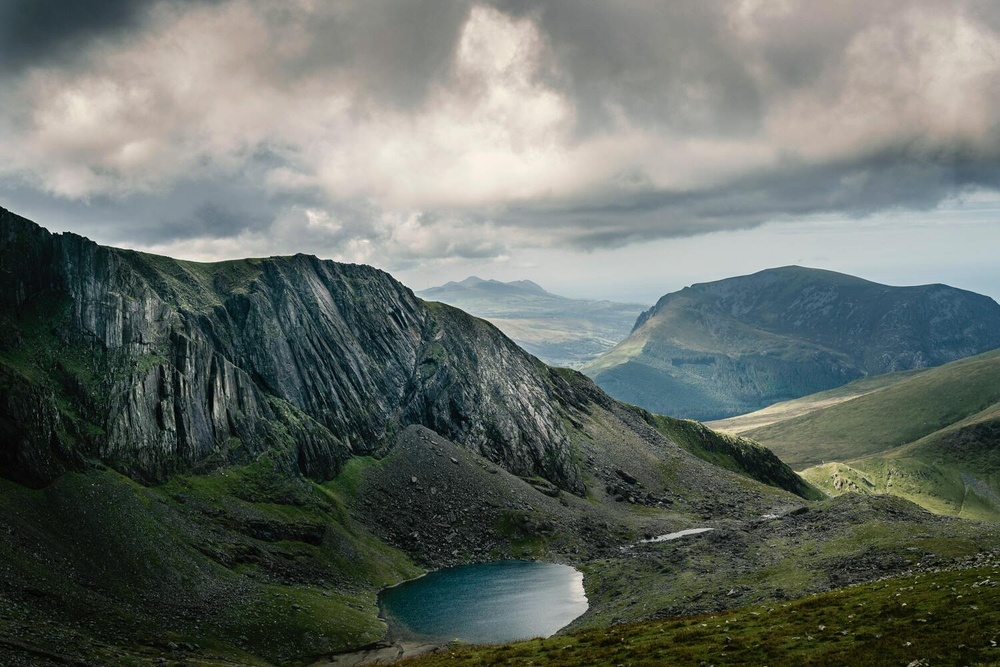
#> input picture data/000_in/imagenes/mountains.jpg, 1000 x 667 px, shrunk from 1500 x 1000 before the run
$ python 020_ecualizacion.py
#> lines starting #> are read from the running program, lines starting #| are printed output that depends on the picture
#!/usr/bin/env python
# coding=UTF8
# -*- coding: utf-8 -*-

import os

import matplotlib.pyplot as plt
import numpy as np
from skimage import exposure, io

"""

  Ecualización adaptativa con scikit-image. La ecualización es un proceso
  mediante el cual se ajusta la distribución de los valores de intensidad de la
  imagen para mejorar su contraste y su visualización.

  ¡OJO! El resultado de la ecualización modifica los valores originales
  radiométricos de la imagen, por lo que quedan invalidados para cualquier otro
  proceso analítico posterior. La ecualización es un proceso de visualización
  destinado a hacer más agradable la imagen para su exploración visual, pero sus
  resultados desvirtuan la información científica real.

  La ecualización adaptativa es una variante de la ecualización que se aplica a
  regiones pequeñas de la imagen, en lugar de a toda la imagen. Esto permite que
  la imagen quede realzada por zonas, haciendo más luminosas las partes oscuras
  a la par que las partes contrastadas quedan inalteradas.

"""
# Tamaño de las imágenes.
figsize = (20, 10)

# Esta variable apunta a la versión de las imágenes que vamos a utilizar, para
# más comodidad.
data_dir = ["..", "data", "000_in"]

# Esta lo hace al directorio de salida de resultados base y a uno específico
# para este script y crea éste último si no existe.
out_base_dir = ["..", "data", "900_out"]
out_dir = [*out_base_dir, "020"]

if not os.path.exists(os.path.join(*out_dir)):
    os.makedirs(os.path.join(*out_dir))

# Nombre de la imagen a contrastar.
file_name = "mountains.jpg"

# Carga de imagen con Scikit-Image (skimage), que convertirá en un array Numpy
# para poder operar con sus datos.
in_file = io.imread(os.path.join(*data_dir, "imagenes", file_name))
#> in_file is the input picture: shape (667, 1000, 3); mean R, G, B 101.7, 108.9, 102.8

# Mostramos la imagen original y sus tres canales cromáticos.
plt.figure(1, figsize=figsize)
plt.subplot(2, 1, 1)
plt.imshow(in_file)

plt.subplot(2, 1, 2)
rgb = np.hstack([in_file[:, :, 0], in_file[:, :, 1], in_file[:, :, 2]])
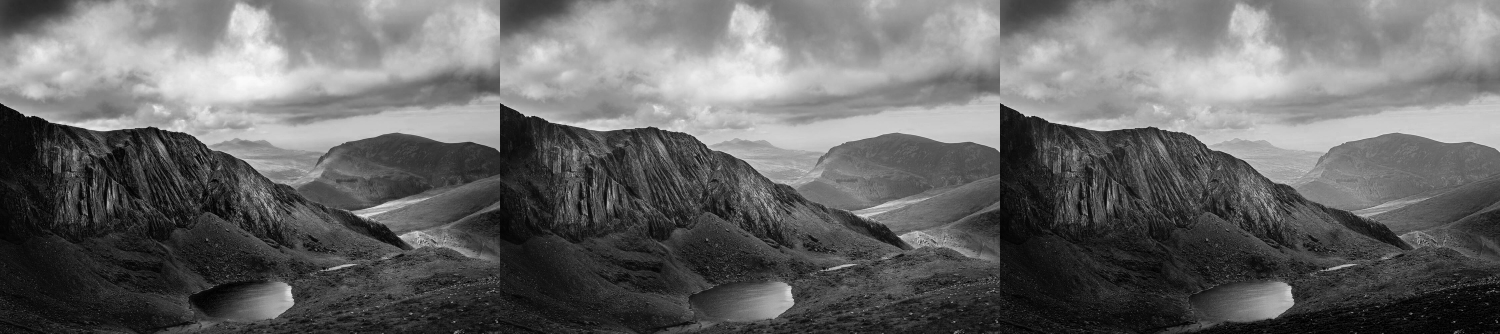
#> rgb: shape (667, 3000) (shown at 1/2 size); min 0, max 251, mean 104.5
plt.imshow(rgb, cmap="gray")
plt.suptitle("Original / RGBA")
plt.savefig(os.path.join(*out_dir, "ecualizacion-imagen_original-rgba.png"), dpi=300)
plt.close()

# Construimos el histograma de las tres bandas.
plt.figure(2, figsize=figsize)
plt.hist(in_file[:, :, 0].ravel() / 256, bins=500, histtype="step", label="Rojo")
plt.hist(in_file[:, :, 1].ravel() / 256, bins=500, histtype="step", label="Verde")
plt.hist(in_file[:, :, 2].ravel() / 256, bins=500, histtype="step", label="Azul")
plt.legend()
plt.suptitle("Histograma original")
plt.savefig(os.path.join(*out_dir, "histograma_bandas_original.png"), dpi=300)
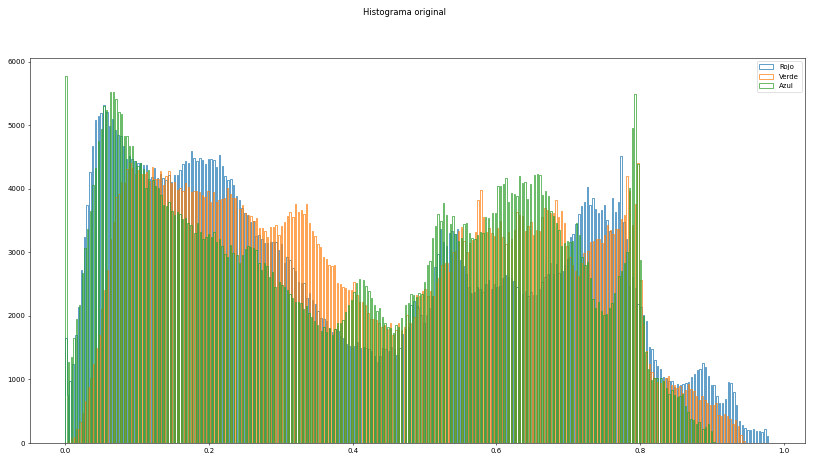
#> figure drawn by matplotlib, 1 panel
plt.close()

# Ecualización adaptativa muy leve, con su histograma.
eq_0 = exposure.equalize_adapthist(in_file, clip_limit=0.005)
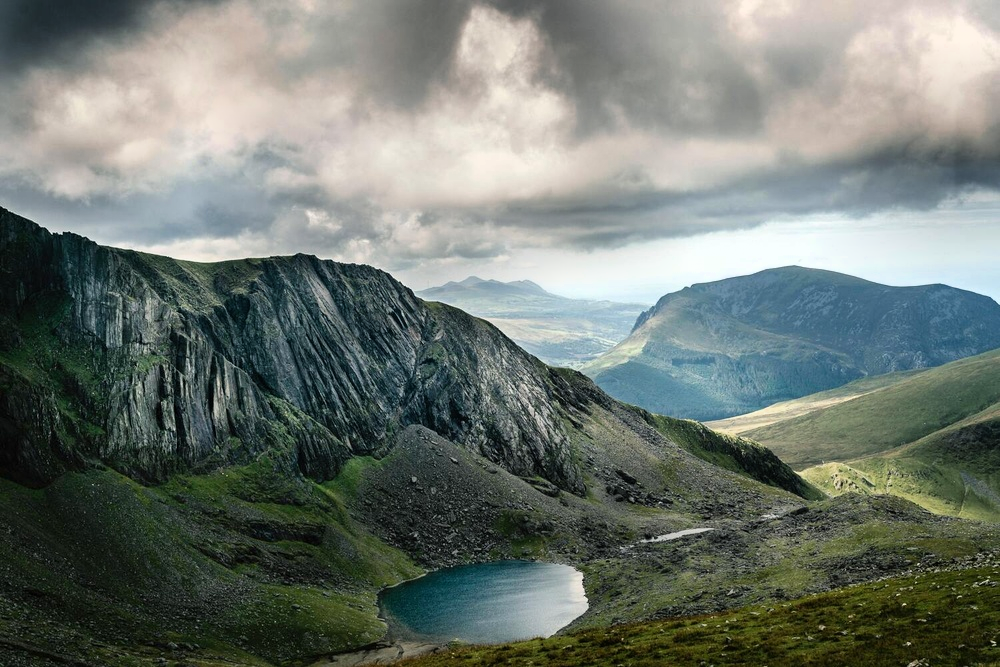
#> eq_0: shape (667, 1000, 3) float64; mean R, G, B 0.44, 0.473, 0.446

plt.figure(3, figsize=figsize)
plt.hist(eq_0[:, :, 0].ravel(), bins=500, histtype="step", label="Rojo")
plt.hist(eq_0[:, :, 1].ravel(), bins=500, histtype="step", label="Verde")
plt.hist(eq_0[:, :, 2].ravel(), bins=500, histtype="step", label="Azul")
plt.legend()
plt.suptitle("Histograma EQ 0")
plt.savefig(os.path.join(*out_dir, "histograma_eq_0.png"), dpi=300)
plt.close()

# Ecualización adaptativa un poco más forzada, con su histograma.
eq_1 = exposure.equalize_adapthist(in_file, clip_limit=0.01)
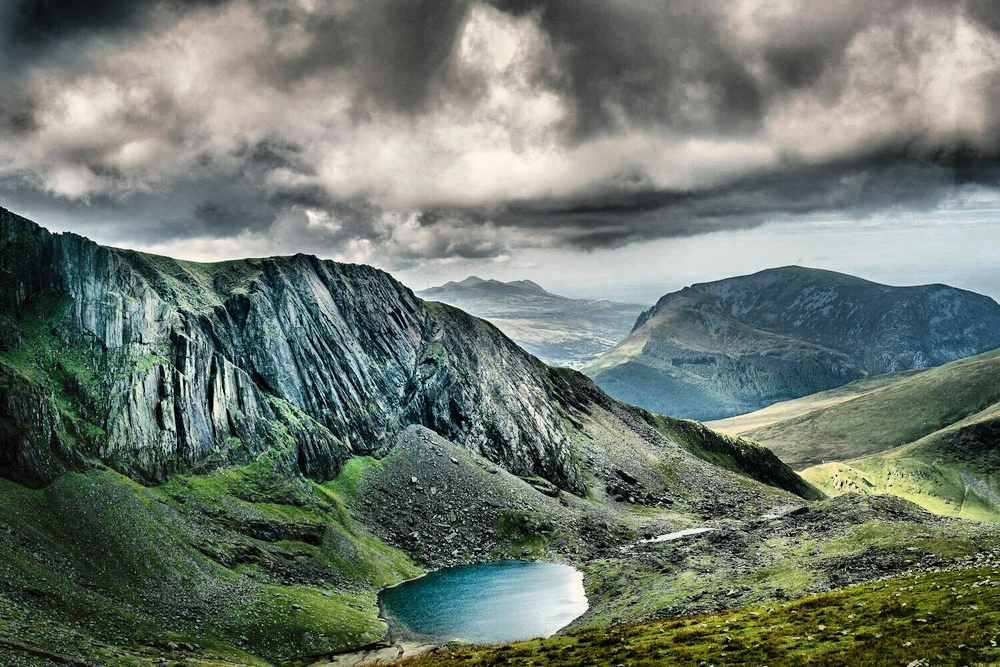
#> eq_1: shape (667, 1000, 3) float64; mean R, G, B 0.431, 0.471, 0.431
plt.figure(4, figsize=figsize)
plt.hist(eq_1[:, :, 0].ravel(), bins=500, histtype="step", label="Rojo")
plt.hist(eq_1[:, :, 1].ravel(), bins=500, histtype="step", label="Verde")
plt.hist(eq_1[:, :, 2].ravel(), bins=500, histtype="step", label="Azul")
plt.legend()
plt.suptitle("Histograma EQ 1")
plt.savefig(os.path.join(*out_dir, "histograma_eq_1.png"), dpi=300)
plt.close()

# Ecualización adaptativa extremadamente forzada, con su histograma.
eq_2 = exposure.equalize_adapthist(in_file, clip_limit=0.7)
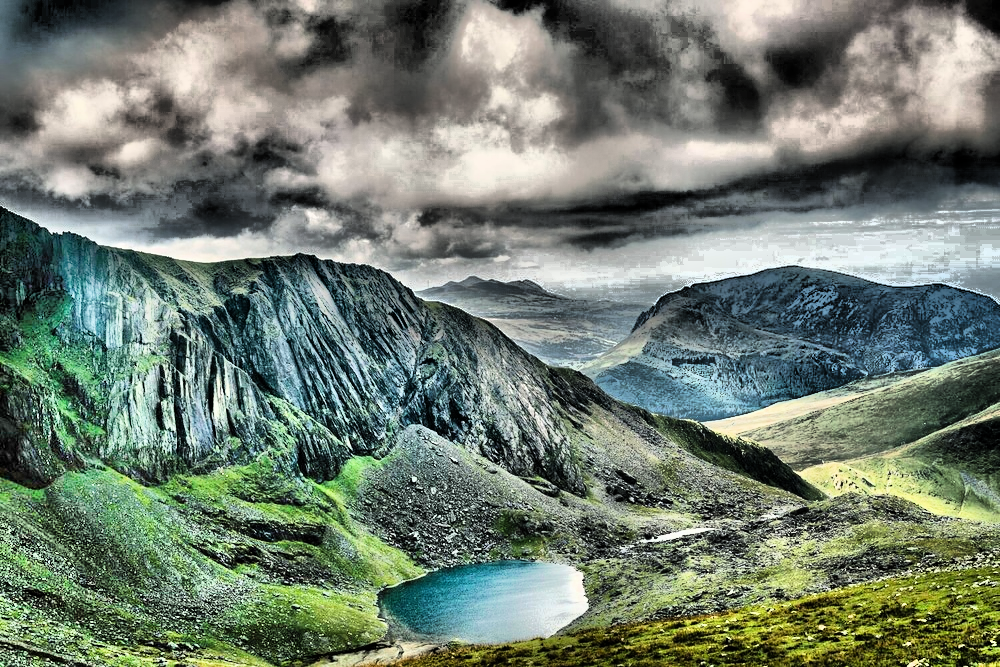
#> eq_2: shape (667, 1000, 3) float64; mean R, G, B 0.444, 0.493, 0.441
plt.figure(5, figsize=figsize)
plt.hist(eq_2[:, :, 0].ravel(), bins=500, histtype="step", label="Rojo")
plt.hist(eq_2[:, :, 1].ravel(), bins=500, histtype="step", label="Verde")
plt.hist(eq_2[:, :, 2].ravel(), bins=500, histtype="step", label="Azul")
plt.legend()
plt.suptitle("Histograma EQ 2")
plt.savefig(os.path.join(*out_dir, "histograma_eq_2.png"), dpi=300)
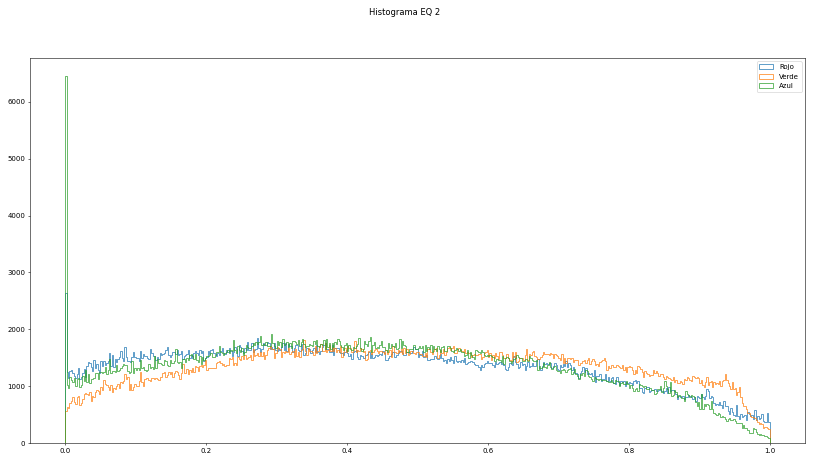
#> figure drawn by matplotlib, 1 panel
plt.close()

plt.figure(6, figsize=figsize)
eq = np.hstack([in_file / 256, eq_0, eq_1, eq_2])
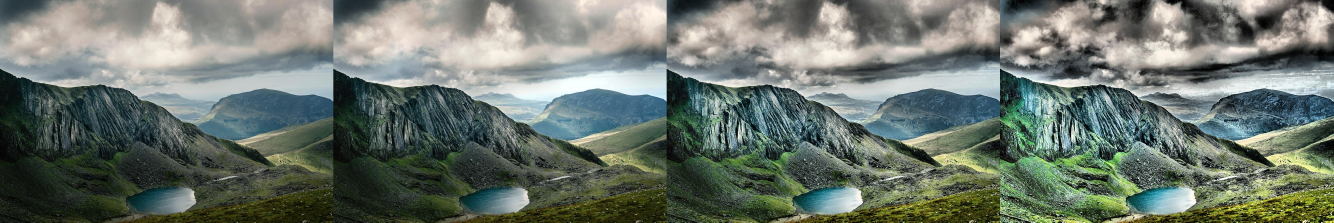
#> eq: shape (667, 4000, 3) float64 (shown at 1/3 size); mean R, G, B 0.428, 0.466, 0.43
plt.imshow(eq)
plt.suptitle("Ecualización")
plt.savefig(os.path.join(*out_dir, "comparativa_eq.png"), dpi=300)
plt.show()
plt.close()
